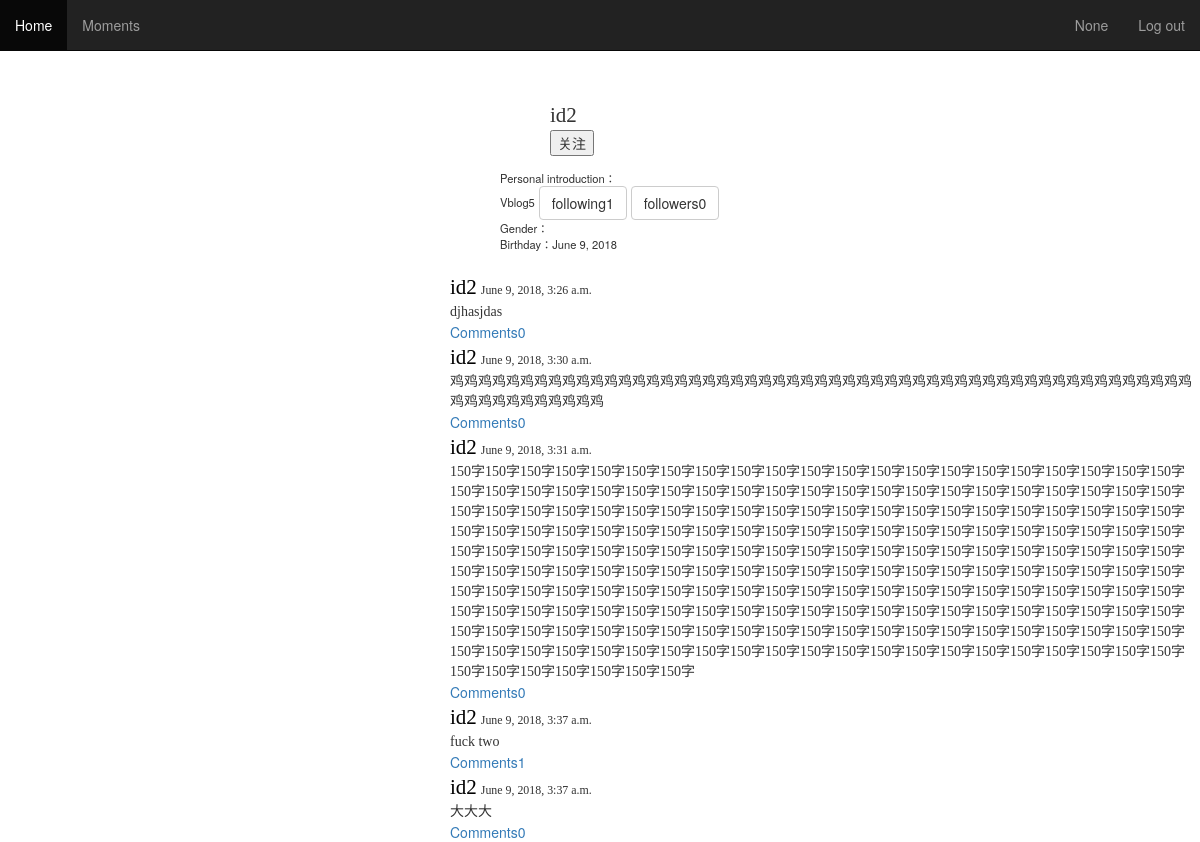
/getprofile/?username=id2, run on the app's committed database.
### Twitter-like website/weibo/models.py (models this page shows)
class UserProfiles(models.Model):
    username = models.CharField(max_length=20)
    contents_count = models.IntegerField(default=0)
    follow_count = models.IntegerField(default=0)
    follower_count = models.IntegerField(default=0)
    gender = models.CharField(max_length=2)
    intro = models.CharField(max_length=50)
    birthday = models.DateField(default=datetime.now())

class Contents(models.Model):
    username = models.CharField(max_length=20)
    content = models.TextField(max_length=140)
    comment_count = models.IntegerField(default=0)
    content_time = models.DateTimeField(default=datetime.now())

### Twitter-like website/weibo/views.py (the view)
# urls.py: url(r'^getprofile/?', views.getprofile),
def getprofile(request):  # 获取个人信息
    username = request.session.get('username')
    try:  # 若是get请求，显示请求的人信息，否则显示自己信息
        follow_username = request.GET['username']
    except:
        follow_username = username
    userprofile = UserProfiles.objects.get(username=follow_username)
    contents = list(Contents.objects.filter(username=follow_username))
    if username == follow_username:
        pass
    elif Follows.objects.filter(username=username, follow_username=follow_username).exists():  # 已关注显示取消关注，否则显示关注
        showfollow = '取消关注'
    else:
        showfollow = '关注'
    return render(request, 'profile.html', locals())

### Twitter-like website/templates/profile.html (shortened to what this page needs)
{% load staticfiles %}
 <link href="http://apps.bdimg.com/libs/bootstrap/2.3.2/css/bootstrap.min.css" rel="stylesheet">
<!DOCTYPE html>
<html lang="en">
<head>
</head>
<body>
 <div class="navbar navbar-fixed-top navbar-inverse" role="navigation">
    <ul class="nav navbar-nav">
           <li role="presentation" class="active"><a href="/">Home</a></li>
           <li role="presentation"><a href="/discover/">Moments</a></li>
    </ul>
    <ul class="nav navbar-nav pull-right">
           <li role="presentation"><a href="/">{{ username }}</a></li>
           <li role="presentation"><a href="/mylogout/">Log out</a></li>
    </ul>
 </div>
            <div style="margin-top:100px;margin-left: 550px;font-family: SimHei;font-size: 150% ">{{userprofile.username }}</div>
            <div style="margin-left:550px">
            {% if userprofile.username != username%}
            <form action="/follow/" method="post">
                <input type="submit" value={{ showfollow }}>
            </form>
            {% endif %}
            </div>
            <div style="margin-left: 500px;font-size: 80%;font-color:gray">Personal introduction：{{userprofile.intro}}</div>
            <span style="margin-left: 500px;font-size: 80%">Vblog{{userprofile.contents_count }}</span>
            <span><a tpye="button"class="btn btn-default" href="/listfollow/?username={{ userprofile.username }}">following{{userprofile.follow_count}}</a></span>
            <span><a tpye="button"class="btn btn-default" href="/listfollower/?username={{ userprofile.username }}">followers{{userprofile.follower_count}}</a></span>
            <div style="margin-left: 500px;font-size: 80%;font-color:gray">Gender：{{userprofile.gender}}</div>
            <div style="margin-left: 500px;font-size: 80%;font-color:gray">Birthday：{{userprofile.birthday}}</div>
        <div style="margin-left: 450px">
        {% for eachcontent in contents %}
           <br/>
            <span style="font-family: SimHei;font-size: 150%;font-color:black"><a style="color:black"href="/getprofile/?username={{ eachcontent.username }}" >{{eachcontent.username }}</a></span>
            <span style="font-family: FangSong;font-size: 85%;font-color:gray">{{eachcontent.content_time }}</span>
            <div style="font-family:SimSun">{{eachcontent.content }}</div>
            <span><a href="/comment/?content_id={{ eachcontent.id}}" >Comments{{ eachcontent.comment_count }}</a></span>
        {% endfor %}
        </div>
</body>
</html>

### data on the page
UserProfiles: username "id2", contents_count "5", follow_count "1", follower_count "0", birthday "June 9, 2018"
Contents: username "id2", content_time "June 9, 2018, 3:26 a.m.", content "djhasjdas", comment_count "0"
Contents: username "id2", content_time "June 9, 2018, 3:30 a.m.", content "鸡鸡鸡鸡鸡鸡鸡鸡鸡鸡鸡鸡鸡鸡鸡鸡鸡鸡鸡鸡鸡鸡鸡鸡鸡鸡鸡鸡鸡鸡鸡鸡鸡鸡鸡鸡鸡鸡鸡鸡鸡鸡鸡鸡鸡鸡鸡鸡鸡鸡鸡鸡鸡鸡鸡鸡鸡鸡鸡鸡鸡鸡鸡鸡", comment_count "0"
Contents: username "id2", content_time "June 9, 2018, 3:31 a.m.", content "150字150字150字150字150字150字150字150字150字150字150字150字150字150字150字150字150字150字150字150字150字150字150字150字150字150字150字150字150字150字150字150字150字150字150字150字150字150字150字150字150字150字150字150字150字150字150字150字150字150字150字150字150字150字150字150字150字150字150字150字150字150字150字150字150字150字150字150字150字150字150字150字150字150字150字150字150字150字150字150字150字150字150字150字150字150字150字150字150字150字150字150字150字150字150字150字150字150字150字150字150字150字150字150字150字150字150字150字150字150字150字150字150字150字150字150字150字150字150字150字150字150字150字150字150字150字150字150字150字150字150字150字150字150字150字150字150字150字150字150字150字150字150字150字150字150字150字150字150字150字150字150字150字150字150字150字150字150字150字150字150字150字150字150字150字150字150字150字150字150字150字150字150字150字150字…", comment_count "0"
Contents: username "id2", content_time "June 9, 2018, 3:37 a.m.", content "fuck two", comment_count "1"
Contents: username "id2", content_time "June 9, 2018, 3:37 a.m.", content "大大大", comment_count "0"

### other printed values
{{ username }} "None"
